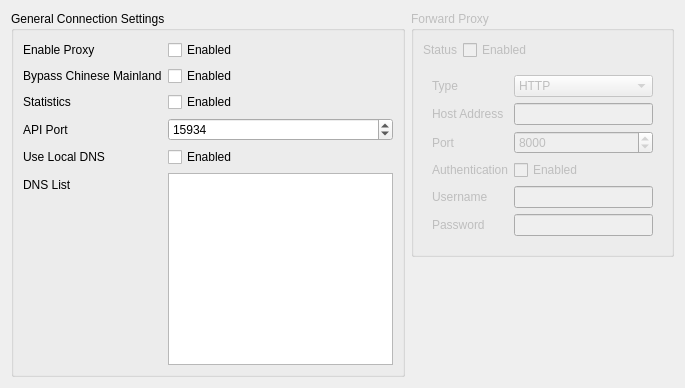
     <widget class="QWidget" name="tab_4">
      <attribute name="title">
       <string>Connection Settings</string>
      </attribute>
      <layout class="QGridLayout" name="gridLayout_4" rowstretch="0,0" columnstretch="6,4" rowminimumheight="0,1">
       <item row="0" column="0" rowspan="2">
        <widget class="QGroupBox" name="groupBox">
         <property name="title">
          <string>General Connection Settings</string>
         </property>
         <layout class="QFormLayout" name="formLayout">
          <item row="0" column="0">
           <widget class="QLabel" name="label_16">
            <property name="text">
             <string>Enable Proxy</string>
            </property>
           </widget>
          </item>
          <item row="0" column="1">
           <widget class="QCheckBox" name="proxyDefaultCb">
            <property name="text">
             <string>Enabled</string>
            </property>
           </widget>
          </item>
          <item row="1" column="0">
           <widget class="QLabel" name="label_17">
            <property name="text">
             <string>Bypass Chinese Mainland</string>
            </property>
           </widget>
          </item>
          <item row="1" column="1">
           <widget class="QCheckBox" name="bypassCNCb">
            <property name="text">
             <string>Enabled</string>
            </property>
           </widget>
          </item>
          <item row="2" column="0">
           <widget class="QLabel" name="label_5">
            <property name="text">
             <string>Statistics</string>
            </property>
           </widget>
          </item>
          <item row="2" column="1">
           <widget class="QCheckBox" name="statsCheckbox">
            <property name="text">
             <string>Enabled</string>
            </property>
           </widget>
          </item>
          <item row="3" column="0">
           <widget class="QLabel" name="label_8">
            <property name="text">
             <string>API Port</string>
            </property>
           </widget>
          </item>
          <item row="3" column="1">
           <widget class="QSpinBox" name="statsPortBox">
            <property name="minimumSize">
             <size>
              <width>100</width>
              <height>0</height>
             </size>
            </property>
            <property name="minimum">
             <number>1024</number>
            </property>
            <property name="maximum">
             <number>65535</number>
            </property>
            <property name="value">
             <number>15934</number>
            </property>
           </widget>
          </item>
          <item row="4" column="0">
           <widget class="QLabel" name="label_18">
            <property name="text">
             <string>Use Local DNS</string>
            </property>
           </widget>
          </item>
          <item row="4" column="1">
           <widget class="QCheckBox" name="localDNSCb">
            <property name="text">
             <string>Enabled</string>
            </property>
           </widget>
          </item>
          <item row="5" column="0">
           <widget class="QLabel" name="label_21">
            <property name="text">
             <string>DNS List</string>
            </property>
           </widget>
          </item>
          <item row="5" column="1">
           <widget class="QPlainTextEdit" name="DNSListTxt"/>
          </item>
         </layout>
        </widget>
       </item>
       <item row="0" column="1">
        <widget class="QGroupBox" name="formGroupBox">
         <property name="enabled">
          <bool>false</bool>
         </property>
         <property name="title">
          <string>Forward Proxy</string>
         </property>
         <layout class="QVBoxLayout" name="verticalLayout_3" stretch="0,0">
          <item>
           <layout class="QFormLayout" name="formLayout_8">
            <item row="0" column="0">
             <widget class="QLabel" name="label_48">
              <property name="text">
               <string>Status</string>
              </property>
             </widget>
            </item>
            <item row="0" column="1">
             <widget class="QCheckBox" name="checkBox">
              <property name="text">
               <string>Enabled</string>
              </property>
             </widget>
            </item>
           </layout>
          </item>
          <item>
           <widget class="QFrame" name="frontProxyFrame">
            <layout class="QFormLayout" name="formLayout_6">
             <item row="0" column="0">
              <widget class="QLabel" name="label_49">
               <property name="text">
                <string>Type</string>
               </property>
              </widget>
             </item>
             <item row="0" column="1">
              <widget class="QComboBox" name="comboBox">
               <item>
                <property name="text">
                 <string>HTTP</string>
                </property>
               </item>
               <item>
                <property name="text">
                 <string>Socks</string>
                </property>
               </item>
              </widget>
             </item>
             <item row="1" column="0">
              <widget class="QLabel" name="label_50">
               <property name="text">
                <string>Host Address</string>
               </property>
              </widget>
             </item>
             <item row="1" column="1">
              <widget class="QLineEdit" name="lineEdit"/>
             </item>
             <item row="2" column="0">
              <widget class="QLabel" name="label_51">
               <property name="text">
                <string>Port</string>
               </property>
              </widget>
             </item>
             <item row="2" column="1">
              <widget class="QSpinBox" name="spinBox">
               <property name="minimum">
                <number>1</number>
               </property>
               <property name="maximum">
                <number>65535</number>
               </property>
               <property name="value">
                <number>8000</number>
               </property>
              </widget>
             </item>
             <item row="3" column="0">
              <widget class="QLabel" name="label_54">
               <property name="text">
                <string>Authentication</string>
               </property>
              </widget>
             </item>
             <item row="3" column="1">
              <widget class="QCheckBox" name="checkBox_2">
               <property name="text">
                <string>Enabled</string>
               </property>
              </widget>
             </item>
             <item row="4" column="0">
              <widget class="QLabel" name="label_52">
               <property name="text">
                <string>Username</string>
               </property>
              </widget>
             </item>
             <item row="4" column="1">
              <widget class="QLineEdit" name="lineEdit_3"/>
             </item>
             <item row="5" column="0">
              <widget class="QLabel" name="label_53">
               <property name="text">
                <string>Password</string>
               </property>
              </widget>
             </item>
             <item row="5" column="1">
              <widget class="QLineEdit" name="lineEdit_2"/>
             </item>
            </layout>
           </widget>
          </item>
         </layout>
        </widget>
       </item>
       <item row="1" column="1">
        <spacer name="verticalSpacer">
         <property name="orientation">
          <enum>Qt::Vertical</enum>
         </property>
         <property name="sizeHint" stdset="0">
          <size>
           <width>20</width>
           <height>40</height>
          </size>
         </property>
        </spacer>
       </item>
      </layout>
     </widget>
